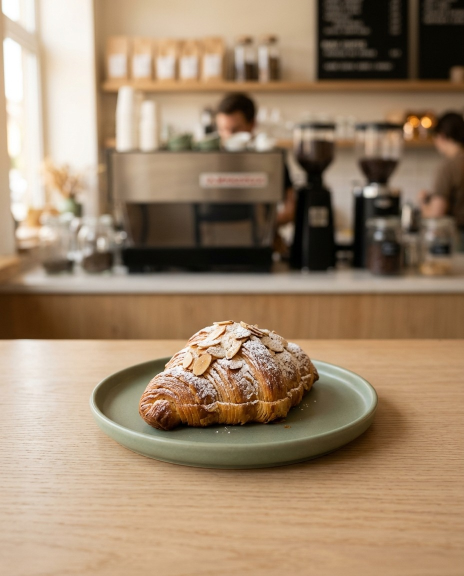
#> input picture img/photos/almond-croissant.jpg, 928 x 1152 px, given in place of logo.png, which was not available (shown at 1/2 size)
$ python make_cards.py
#> lines starting #> are read from the running program, lines starting #| are printed output that depends on the picture; pictures that were not available may be replaced by others from this repository, and a replacement may not be noted
"""Saadi Café product cards (1080x1350): branded background + AI photo + FA/EN name, ingredients, price.
Run from repo root: python3 tools/make_cards.py [slug ...]"""
import sys, os, asyncio, base64, io
sys.path.insert(0, 'menu')
from menu45 import M, PRICE
from PIL import Image, ImageFilter, ImageDraw
import numpy as np
W, H = 1080, 1350
FS = '/tmp/w/node_modules/@fontsource/'
def background():
    rng = np.random.default_rng(7)
    yy, xx = np.mgrid[0:H, 0:W]
    vig = 1 - 0.22 * (((xx - W/2)**2 + (yy - H/2)**2) / (W/2)**2 / 1.5)
    n = rng.normal(0, 9, (H, W))
    n = np.asarray(Image.fromarray((n*3+128).clip(0, 255).astype('uint8')).filter(ImageFilter.GaussianBlur(1.1))).astype(float) - 128
    a = np.array([176, 66, 38], float)[None, None, :] * vig[:, :, None] + n[:, :, None] / 3
    bg = Image.fromarray(a.clip(0, 255).astype('uint8'))
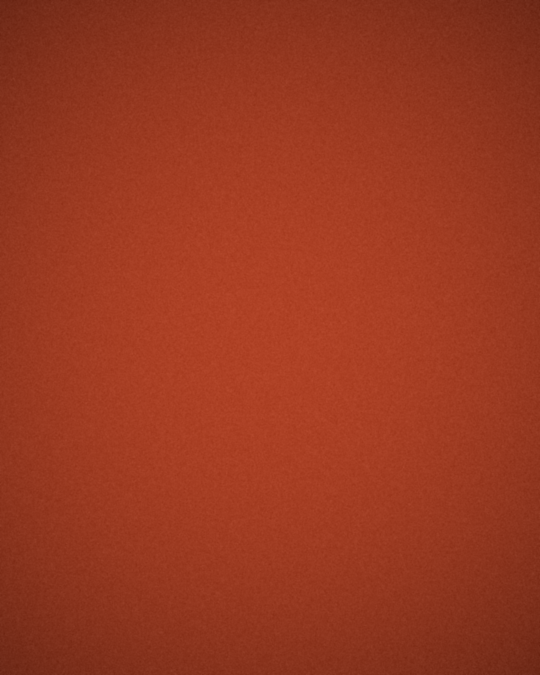
#> bg: PIL image 1080x1350 RGB (shown at 1/2 size); mean R, G, B 153.3, 57.1, 32.6
    logo = Image.open('img/logo.png').resize((170, 170), Image.LANCZOS)
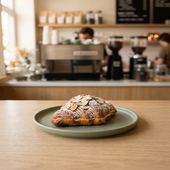
#> logo: PIL image 170x170 RGB; mean R, G, B 157.7, 133.9, 108.3
#> (the run stopped early here; a loop or call above may not have finished)

$ run again, on img/photos/cappuccino.jpg
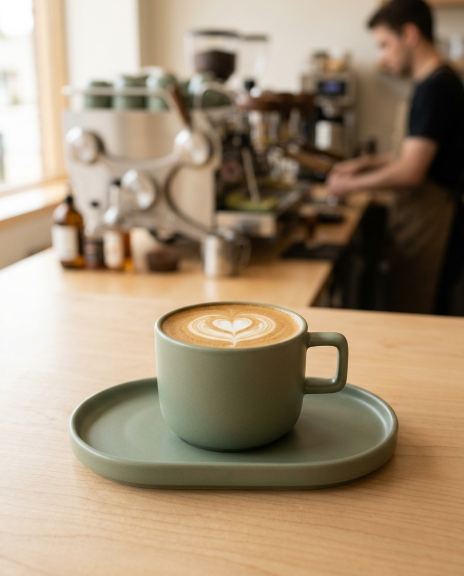
#> input picture img/photos/cappuccino.jpg, 928 x 1152 px, given in place of logo.png, which was not available (shown at 1/2 size)
#> in background, `logo = Image.open('img/logo.png').resize((170, 170), Image.LANCZOS)`:
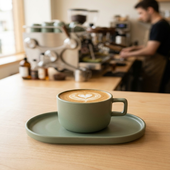
#> logo: PIL image 170x170 RGB; mean R, G, B 160.7, 141.3, 116.5

$ run again, on img/photos/caramel-frappe.jpg
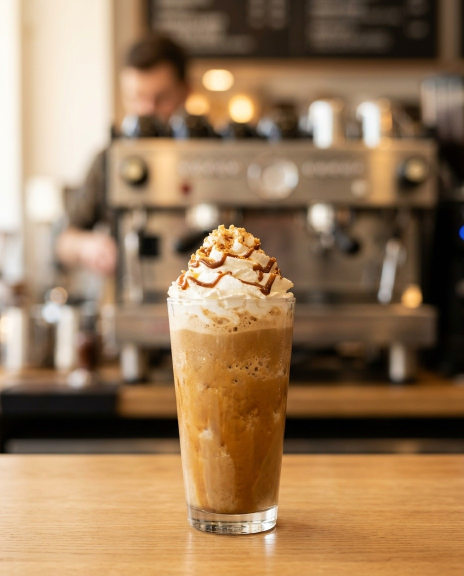
#> input picture img/photos/caramel-frappe.jpg, 928 x 1152 px, given in place of logo.png, which was not available (shown at 1/2 size)
#> in background, `logo = Image.open('img/logo.png').resize((170, 170), Image.LANCZOS)`:
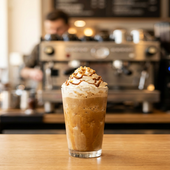
#> logo: PIL image 170x170 RGB; mean R, G, B 150.8, 120.6, 89

$ run again, on img/photos/carrot-cake.jpg
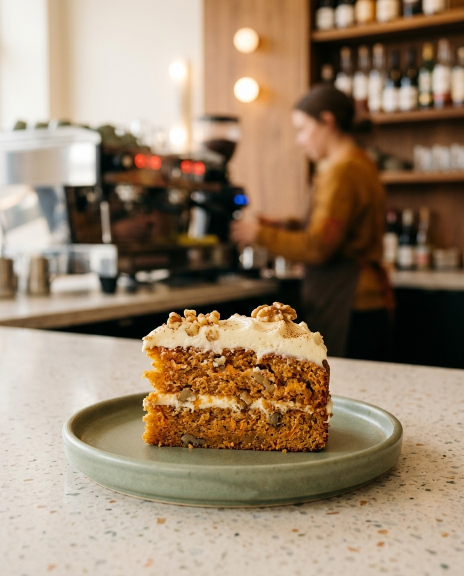
#> input picture img/photos/carrot-cake.jpg, 928 x 1152 px, given in place of logo.png, which was not available (shown at 1/2 size)
#> in background, `logo = Image.open('img/logo.png').resize((170, 170), Image.LANCZOS)`:
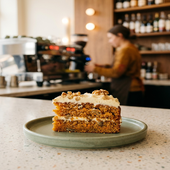
#> logo: PIL image 170x170 RGB; mean R, G, B 153.5, 132, 108.7
